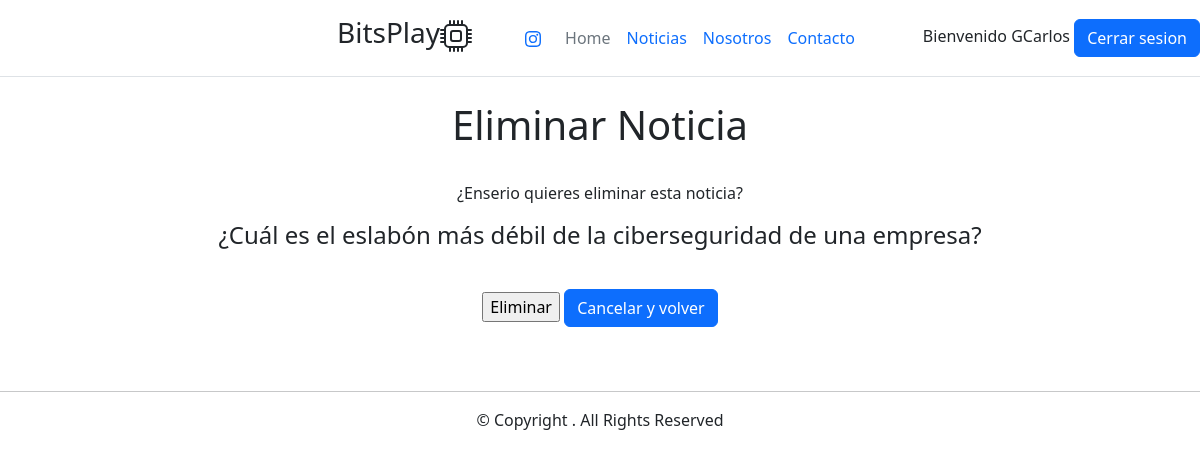
Page /noticias/3/eliminar_noticia (signed in) on the committed database.
### apps/usuarios/models.py (models this page shows)
class Usuario(AbstractUser):
    pass

### apps/noticias/models.py (models this page shows, shortened)
class Noticia(models.Model):
    titulo = models.CharField(max_length=150)
    cuerpo = models.TextField()
    fecha = models.DateTimeField(auto_now_add=True)
    imagen = models.ImageField(upload_to='noticias')
    categoria_noticia = models.ForeignKey(Categoria, on_delete=models.CASCADE)

### apps/noticias/views.py (the view)
# urls.py: path('<int:pk>/eliminar_noticia', views.eliminar_noticia, name='eliminar_noticia'),
def eliminar_noticia(request, pk):
    noticia = Noticia.objects.get(pk =pk)
    noticia = get_object_or_404(Noticia, pk=pk)
    contexto = {'noticia': noticia}
    if request.method == 'POST':
        noticia.delete()
        return redirect('noticias:inicio')
    return render(request, 'noticias/deletenoticia.html', contexto)

### templates/noticias/deletenoticia.html (shortened to what this page needs)
{% extends 'base.html' %}
{% load static %}
{% block contenido %}
<h1>Eliminar Noticia</h1>
<br>
<p>¿Enserio quieres eliminar esta noticia?</p>
<h4><p>{{ noticia.titulo }}</p></h4>
    <form method="post">
        <br>
        <div><input type="submit" value="Eliminar">  <button type="button" class="btn btn-primary"><a class="nav-link" href="{% url 'noticias:detalle' noticia.pk %}">Cancelar y volver</a></button></div>
    </form>
</body>
</html>
{% endblock contenido %}

### templates/navbar.html (shortened to what this page needs)
<header
    class="d-flex flex-wrap align-items-center justify-content-center justify-content-md-between py-3 mb-4 border-bottom">
    <div class="col-md-3 mb-2 mb-md-0">
        <a href="/" class="d-inline-flex link-body-emphasis text-decoration-none">
            <svg class="bi" width="40" height="32" role="img" aria-label="Bootstrap">
                <use xlink:href="#bootstrap"></use>
            </svg>
        </a>
    </div>
    <ul class="nav col-0 col-md-auto mb-2 justify-content-left mb-md-0">
        <li class="nav-item">
    <li  id="icono-izquierda"><h3 >BitsPlay</li></ul></li>
    <ul class="nav col-12 col-md-auto mb-2 justify-content-center mb-md-0">
        <li class="nav-item">
            <a class="nav-link" target="_blank "href="https://www.instagram.com/fabri__alarcon/"></a>
        <li><a href="{% url 'home' %}" class="nav-link px-2 link-secondary">Home</a></li>
        <li><a href="{% url 'noticias:inicio' %}" class="nav-link px-2">Noticias</a></li>
        <li><a href="{% url 'nosotros' %}" class="nav-link px-2">Nosotros</a></li>
        <li><a href="{% url 'noticias:contacto' %}" class="nav-link px-2">Contacto</a></li>
    </ul>
    <div class="col-md-3 text-end">
        {% if user.is_authenticated %}
            Bienvenido {{ user.username }}
            <button type="button" class="btn btn-primary"><a class="nav-link" href="{% url 'logout' %}">Cerrar
            sesion</a></button>
        {% else %}
            <button type="button" class="btn btn-outline-primary me-2"><a class="nav-link" href="{% url 'login' %}"> iniciar
                sesion</a></button>
            <button type="button" class="btn btn-outline-primary me-2"><a class="nav-link"
                href="{% url 'usuarios:registro' %}">Registrar</a></button>
        {% endif %}
    </div>
</header>

### static/css/main.css (style rules this page uses)
* { text-align: center; }
#icono-izquierda { text-align: left; }

### rows in the picture
Usuario: username "GCarlos"
Noticia: titulo "¿Cuál es el eslabón más débil de la ciberseguridad de una empresa?"
